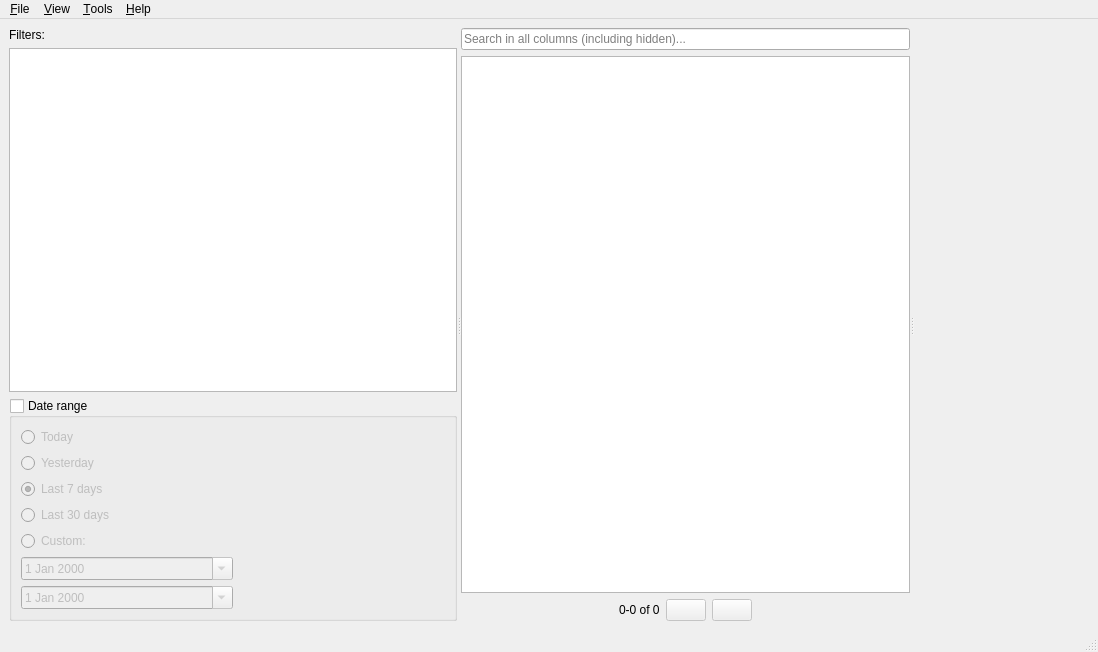
<?xml version="1.0" encoding="UTF-8"?>
<ui version="4.0">
 <class>MainWindow</class>
 <widget class="QMainWindow" name="MainWindow">
  <property name="geometry">
   <rect>
    <x>0</x>
    <y>0</y>
    <width>1098</width>
    <height>652</height>
   </rect>
  </property>
  <property name="windowTitle">
   <string>Lectronizer</string>
  </property>
  <property name="windowIcon">
   <iconset resource="res.qrc">
    <normaloff>:/res/cart_chip.png</normaloff>:/res/cart_chip.png</iconset>
  </property>
  <widget class="QWidget" name="centralwidget">
   <layout class="QVBoxLayout" name="verticalLayout_4">
    <item>
     <widget class="QSplitter" name="splitter">
      <property name="orientation">
       <enum>Qt::Horizontal</enum>
      </property>
      <widget class="QWidget" name="layoutWidget">
       <layout class="QVBoxLayout" name="verticalLayout_2">
        <item>
         <widget class="QLabel" name="label">
          <property name="sizePolicy">
           <sizepolicy hsizetype="Maximum" vsizetype="Preferred">
            <horstretch>0</horstretch>
            <verstretch>0</verstretch>
           </sizepolicy>
          </property>
          <property name="text">
           <string>Filters:</string>
          </property>
         </widget>
        </item>
        <item>
         <widget class="FilterTreeWidget" name="filterTreeWidget">
          <property name="indentation">
           <number>0</number>
          </property>
          <property name="expandsOnDoubleClick">
           <bool>false</bool>
          </property>
          <attribute name="headerVisible">
           <bool>false</bool>
          </attribute>
          <column>
           <property name="text">
            <string notr="true">1</string>
           </property>
          </column>
         </widget>
        </item>
        <item>
         <widget class="QGroupBox" name="dateFilterGroup">
          <property name="title">
           <string>Date range</string>
          </property>
          <property name="checkable">
           <bool>true</bool>
          </property>
          <property name="checked">
           <bool>false</bool>
          </property>
          <layout class="QVBoxLayout" name="verticalLayout">
           <item>
            <widget class="QRadioButton" name="dateFilterTodayRadio">
             <property name="text">
              <string>Today</string>
             </property>
            </widget>
           </item>
           <item>
            <widget class="QRadioButton" name="dateFilterYesterdayRadio">
             <property name="text">
              <string>Yesterday</string>
             </property>
            </widget>
           </item>
           <item>
            <widget class="QRadioButton" name="dateFilter7DaysRadio">
             <property name="text">
              <string>Last 7 days</string>
             </property>
             <property name="checked">
              <bool>true</bool>
             </property>
            </widget>
           </item>
           <item>
            <widget class="QRadioButton" name="dateFilter30DaysRadio">
             <property name="text">
              <string>Last 30 days</string>
             </property>
            </widget>
           </item>
           <item>
            <widget class="QRadioButton" name="dateFilterCustomRadio">
             <property name="text">
              <string>Custom:</string>
             </property>
            </widget>
           </item>
           <item>
            <layout class="QHBoxLayout" name="horizontalLayout_3">
             <item>
              <widget class="QDateEdit" name="dateFilterCustomStartEdit">
               <property name="enabled">
                <bool>false</bool>
               </property>
               <property name="sizePolicy">
                <sizepolicy hsizetype="MinimumExpanding" vsizetype="Fixed">
                 <horstretch>0</horstretch>
                 <verstretch>0</verstretch>
                </sizepolicy>
               </property>
               <property name="calendarPopup">
                <bool>true</bool>
               </property>
              </widget>
             </item>
             <item>
              <spacer name="horizontalSpacer">
               <property name="orientation">
                <enum>Qt::Horizontal</enum>
               </property>
               <property name="sizeHint" stdset="0">
                <size>
                 <width>40</width>
                 <height>20</height>
                </size>
               </property>
              </spacer>
             </item>
            </layout>
           </item>
           <item>
            <layout class="QHBoxLayout" name="horizontalLayout_2">
             <item>
              <widget class="QDateEdit" name="dateFilterCustomEndEdit">
               <property name="enabled">
                <bool>false</bool>
               </property>
               <property name="sizePolicy">
                <sizepolicy hsizetype="MinimumExpanding" vsizetype="Fixed">
                 <horstretch>0</horstretch>
                 <verstretch>0</verstretch>
                </sizepolicy>
               </property>
               <property name="calendarPopup">
                <bool>true</bool>
               </property>
              </widget>
             </item>
             <item>
              <spacer name="horizontalSpacer_2">
               <property name="orientation">
                <enum>Qt::Horizontal</enum>
               </property>
               <property name="sizeHint" stdset="0">
                <size>
                 <width>40</width>
                 <height>20</height>
                </size>
               </property>
              </spacer>
             </item>
            </layout>
           </item>
          </layout>
         </widget>
        </item>
       </layout>
      </widget>
      <widget class="QWidget" name="layoutWidget">
       <layout class="QVBoxLayout" name="verticalLayout_3">
        <item>
         <widget class="QLineEdit" name="orderSearchEdit">
          <property name="placeholderText">
           <string>Search in all columns (including hidden)...</string>
          </property>
         </widget>
        </item>
        <item>
         <widget class="QTreeView" name="orderTreeView">
          <property name="autoFillBackground">
           <bool>false</bool>
          </property>
          <property name="styleSheet">
           <string notr="true">QTreeView::item:selected { 
	border-right: 0.5px; 
	border-bottom: 0.5px; 
	border-style: solid ; 
	border-color: lightgray;
	color: black;
	color: palette(highlighted-text);
	background-color: palette(highlight);
}
QTreeView::item:!selected { 
	border-right: 0.5px; 
	border-bottom: 0.5px; 
	border-style: solid ; 
	border-color: lightgray;
	color: palette(text);
}
</string>
          </property>
          <property name="editTriggers">
           <set>QAbstractItemView::NoEditTriggers</set>
          </property>
          <property name="alternatingRowColors">
           <bool>true</bool>
          </property>
          <property name="indentation">
           <number>0</number>
          </property>
          <property name="sortingEnabled">
           <bool>true</bool>
          </property>
         </widget>
        </item>
        <item>
         <layout class="QHBoxLayout" name="horizontalLayout">
          <item>
           <spacer name="horizontalSpacer_3">
            <property name="orientation">
             <enum>Qt::Horizontal</enum>
            </property>
            <property name="sizeHint" stdset="0">
             <size>
              <width>40</width>
              <height>20</height>
             </size>
            </property>
           </spacer>
          </item>
          <item>
           <widget class="QLabel" name="orderNumberLabel">
            <property name="text">
             <string>0-0 of 0</string>
            </property>
           </widget>
          </item>
          <item>
           <widget class="QPushButton" name="prevPageButton">
            <property name="enabled">
             <bool>false</bool>
            </property>
            <property name="text">
             <string/>
            </property>
            <property name="icon">
             <iconset resource="res.qrc">
              <normaloff>:/res/icons/arrow_left.png</normaloff>:/res/icons/arrow_left.png</iconset>
            </property>
           </widget>
          </item>
          <item>
           <widget class="QPushButton" name="nextPageButton">
            <property name="enabled">
             <bool>false</bool>
            </property>
            <property name="text">
             <string/>
            </property>
            <property name="icon">
             <iconset resource="res.qrc">
              <normaloff>:/res/icons/arrow_right.png</normaloff>:/res/icons/arrow_right.png</iconset>
            </property>
           </widget>
          </item>
          <item>
           <spacer name="horizontalSpacer_4">
            <property name="orientation">
             <enum>Qt::Horizontal</enum>
            </property>
            <property name="sizeHint" stdset="0">
             <size>
              <width>40</width>
              <height>20</height>
             </size>
            </property>
           </spacer>
          </item>
         </layout>
        </item>
       </layout>
      </widget>
      <widget class="QScrollArea" name="detailScroll">
       <property name="frameShape">
        <enum>QFrame::NoFrame</enum>
       </property>
       <property name="frameShadow">
        <enum>QFrame::Plain</enum>
       </property>
       <property name="widgetResizable">
        <bool>true</bool>
       </property>
       <widget class="OrderDetailsWidget" name="detailWidget">
        <property name="geometry">
         <rect>
          <x>0</x>
          <y>0</y>
          <width>174</width>
          <height>591</height>
         </rect>
        </property>
       </widget>
      </widget>
     </widget>
    </item>
   </layout>
  </widget>
  <widget class="QMenuBar" name="menubar">
   <property name="geometry">
    <rect>
     <x>0</x>
     <y>0</y>
     <width>1098</width>
     <height>22</height>
    </rect>
   </property>
   <widget class="QMenu" name="fileMenu">
    <property name="title">
     <string>&amp;File</string>
    </property>
    <addaction name="exitAction"/>
   </widget>
   <widget class="QMenu" name="viewMenu">
    <property name="title">
     <string>&amp;View</string>
    </property>
    <widget class="QMenu" name="viewColumnsMenu">
     <property name="title">
      <string>&amp;Columns</string>
     </property>
     <addaction name="separator"/>
    </widget>
    <addaction name="viewColumnsMenu"/>
   </widget>
   <widget class="QMenu" name="helpMenu">
    <property name="title">
     <string>&amp;Help</string>
    </property>
    <addaction name="helpAboutAction"/>
   </widget>
   <widget class="QMenu" name="toolsMenu">
    <property name="title">
     <string>&amp;Tools</string>
    </property>
    <addaction name="toolsSettingsAction"/>
   </widget>
   <addaction name="fileMenu"/>
   <addaction name="viewMenu"/>
   <addaction name="toolsMenu"/>
   <addaction name="helpMenu"/>
  </widget>
  <widget class="QStatusBar" name="statusbar"/>
  <action name="exitAction">
   <property name="icon">
    <iconset resource="res.qrc">
     <normaloff>:/res/icons/door.png</normaloff>:/res/icons/door.png</iconset>
   </property>
   <property name="text">
    <string>E&amp;xit</string>
   </property>
   <property name="shortcut">
    <string>Ctrl+Q</string>
   </property>
  </action>
  <action name="helpAboutAction">
   <property name="icon">
    <iconset resource="res.qrc">
     <normaloff>:/res/icons/information.png</normaloff>:/res/icons/information.png</iconset>
   </property>
   <property name="text">
    <string>&amp;About...</string>
   </property>
  </action>
  <action name="toolsSettingsAction">
   <property name="icon">
    <iconset resource="res.qrc">
     <normaloff>:/res/icons/cog.png</normaloff>:/res/icons/cog.png</iconset>
   </property>
   <property name="text">
    <string>&amp;Settings...</string>
   </property>
  </action>
 </widget>
 <customwidgets>
  <customwidget>
   <class>FilterTreeWidget</class>
   <extends>QTreeWidget</extends>
   <header>filtertreewidget.h</header>
  </customwidget>
  <customwidget>
   <class>OrderDetailsWidget</class>
   <extends>QWidget</extends>
   <header>orderdetailswidget.h</header>
   <container>1</container>
  </customwidget>
 </customwidgets>
 <resources>
  <include location="res.qrc"/>
 </resources>
 <connections>
  <connection>
   <sender>exitAction</sender>
   <signal>triggered()</signal>
   <receiver>MainWindow</receiver>
   <slot>close()</slot>
   <hints>
    <hint type="sourcelabel">
     <x>-1</x>
     <y>-1</y>
    </hint>
    <hint type="destinationlabel">
     <x>399</x>
     <y>299</y>
    </hint>
   </hints>
  </connection>
 </connections>
</ui>
